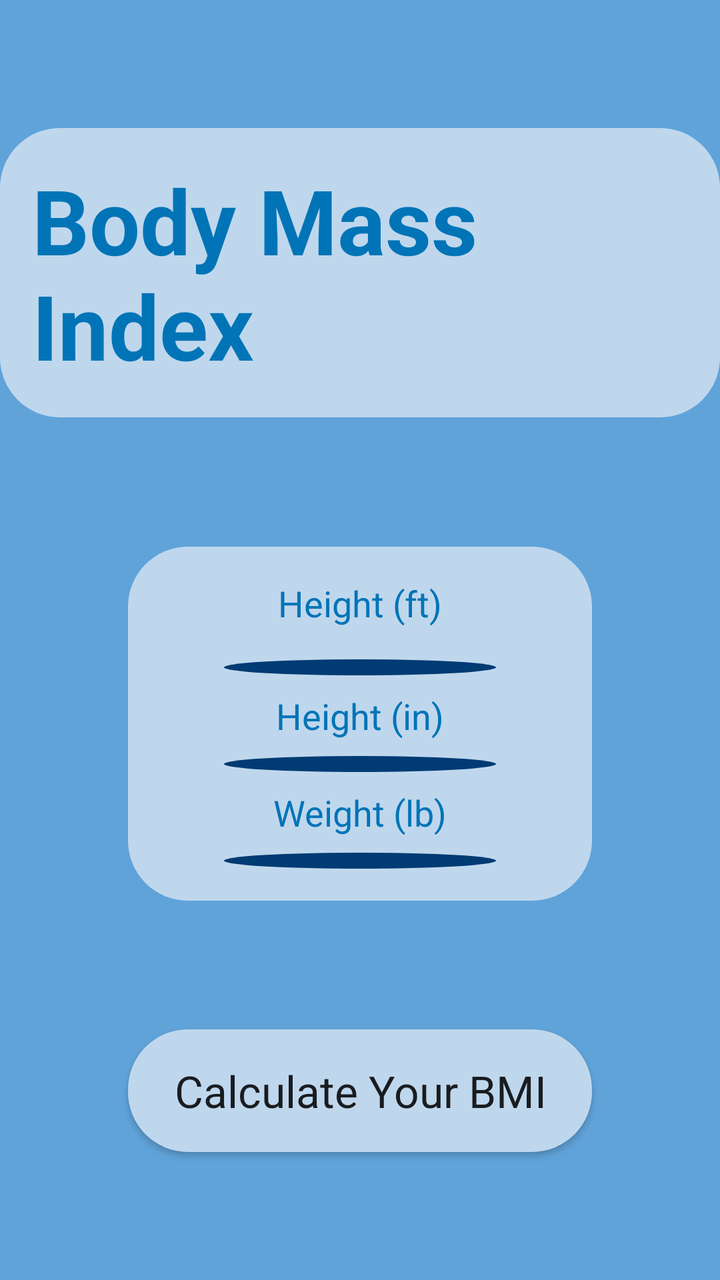
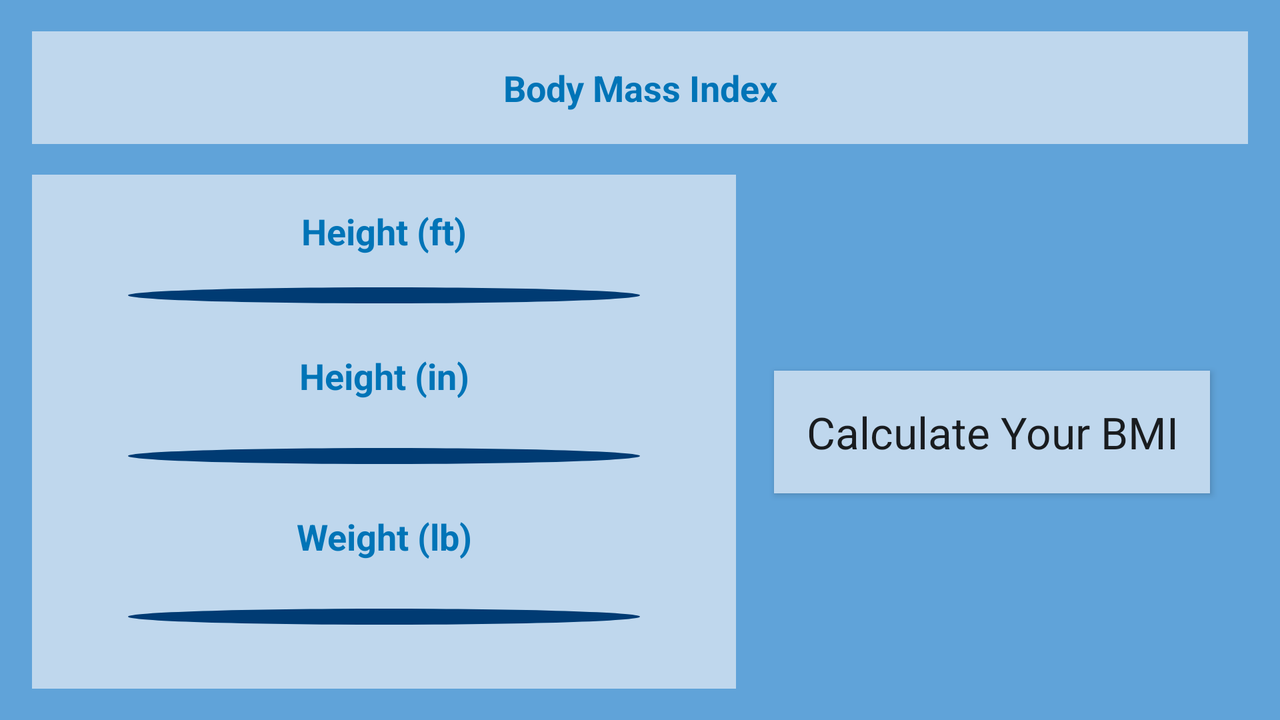

One screen, two layout resources from the same app: the default and the repository's alternative for another configuration. Each is rendered where Android would select it; the XML of both is given below.
<!-- AndroidManifest.xml: application theme AppTheme -->
<!-- res/layout/activity_imperial.xml -->
<?xml version="1.0" encoding="utf-8"?>
<androidx.constraintlayout.widget.ConstraintLayout xmlns:android="http://schemas.android.com/apk/res/android"
    xmlns:app="http://schemas.android.com/apk/res-auto"
    xmlns:tools="http://schemas.android.com/tools"
    android:layout_width="match_parent"
    android:layout_height="match_parent"
    android:background="#60A3D9"
    android:orientation="vertical"
    tools:context=".ImperialActivity">

    <Button
        android:id="@+id/calculate_button"
        android:layout_width="match_parent"
        android:layout_height="wrap_content"
        android:layout_marginLeft="64dp"
        android:layout_marginRight="64dp"
        android:layout_marginBottom="64dp"
        android:background="@drawable/rounded_background"
        android:onClick="calculateClicked"

        android:padding="16dp"
        android:text="@string/calculate_your_bmi"
        android:textAppearance="@style/TextAppearance.AppCompat.Large"
        app:layout_constraintBottom_toBottomOf="parent"
        app:layout_constraintLeft_toLeftOf="parent"
        app:layout_constraintRight_toRightOf="parent" />

    <TableLayout
        android:id="@+id/table_layout"
        android:background="@drawable/rounded_background"
        android:layout_width="match_parent"
        android:layout_height="wrap_content"
        android:layout_marginLeft="64dp"
        android:layout_marginRight="64dp"

        android:paddingTop="16dp"
        android:paddingBottom="16dp"
        android:paddingRight="32dp"
        android:paddingLeft="32dp"
        android:stretchColumns="*"

        app:layout_constraintBottom_toTopOf="@id/calculate_button"
        app:layout_constraintLeft_toLeftOf="parent"
        app:layout_constraintRight_toRightOf="parent"
        app:layout_constraintTop_toBottomOf="@id/bmi_logo">

        <TableRow>
            <TextView
                android:id="@+id/height_feet"
                android:paddingBottom="8dp"
                android:text="@string/feet"
                android:textAlignment="center"
                android:textAppearance="@style/TextAppearance.AppCompat.Medium"
                android:textColor="@color/royal_blue" />
        </TableRow>

        <TableRow>
            <SeekBar
                android:id="@+id/height_feet_seekBar"
                android:layout_marginTop="8dp"
                android:max="10"
                android:progressDrawable="@drawable/seek_bar"
                android:thumb="@drawable/seek_bar_thumb" />
        </TableRow>

        <TableRow>
            <TextView
                android:id="@+id/height_inches"
                android:paddingTop="8dp"
                android:text="@string/inches"
                android:textAlignment="center"
                android:textAppearance="@style/TextAppearance.AppCompat.Medium"
                android:textColor="@color/royal_blue" />
        </TableRow>

        <TableRow>
            <SeekBar
                android:id="@+id/height_inches_seekBar"
                android:layout_marginTop="8dp"
                android:max="12"
                android:progressDrawable="@drawable/seek_bar"
                android:thumb="@drawable/seek_bar_thumb" />
        </TableRow>

        <TableRow>
            <TextView
                android:id="@+id/weight_imperial"
                android:paddingTop="8dp"
                android:text="@string/weight_lb"
                android:textAlignment="center"
                android:textAppearance="@style/TextAppearance.AppCompat.Medium"
                android:textColor="@color/royal_blue" />
        </TableRow>

        <TableRow>
            <SeekBar
                android:id="@+id/weight_imperial_seekBar"
                android:layout_marginTop="8dp"
                android:max="12"
                android:progressDrawable="@drawable/seek_bar"
                android:thumb="@drawable/seek_bar_thumb" />
        </TableRow>

    </TableLayout>

    <TextView
        android:id="@+id/bmi_logo"
        android:layout_width="wrap_content"
        android:layout_height="wrap_content"
        android:layout_marginTop="64dp"
        android:background="@drawable/rounded_background"
        android:padding="16dp"

        android:text="@string/bmi_logo"
        android:textAppearance="@style/TextAppearance.AppCompat.Display2"
        android:textColor="@color/royal_blue"
        android:textStyle="bold"

        app:layout_constraintLeft_toLeftOf="parent"
        app:layout_constraintRight_toRightOf="parent"
        app:layout_constraintTop_toTopOf="parent" />

</androidx.constraintlayout.widget.ConstraintLayout>
<!-- resources referenced by this layout -->
<resources>
  <color name="royal_blue">#0074B7</color>
  <!-- drawable rounded_background (drawable) -->
  <?xml version="1.0" encoding="utf-8"?>
  <shape xmlns:android="http://schemas.android.com/apk/res/android"
      android:shape="rectangle">
      <solid android:color="@color/baby_blue"/>
      <corners
          android:bottomRightRadius="30dp"
          android:bottomLeftRadius="30dp"
          android:topLeftRadius="30dp"
          android:topRightRadius="30dp"/>
  </shape>
  <!-- drawable seek_bar (drawable) -->
  <?xml version="1.0" encoding="utf-8"?>
  <shape xmlns:android="http://schemas.android.com/apk/res/android"
      android:shape="oval">
      <solid android:color="@color/seek_bar_progress"/>
      <size
          android:height="@dimen/seek_bar_thumb_size"
          android:width="@dimen/seek_bar_thumb_size"
          />
  </shape>
  <!-- drawable seek_bar_thumb (drawable) -->
  <?xml version="1.0" encoding="utf-8"?>
  <shape xmlns:android="http://schemas.android.com/apk/res/android"
  android:shape="oval">
  <solid android:color="@color/seek_bar_progress"/>
  <size
      android:height="@dimen/seek_bar_thumb_size"
      android:width="@dimen/seek_bar_thumb_size"
      />
  </shape>
  <string name="bmi_logo">Body Mass Index</string>
  <string name="calculate_your_bmi">Calculate Your BMI</string>
  <string name="feet">Height (ft)</string>
  <string name="inches">Height (in)</string>
  <string name="weight_lb">Weight (lb)</string>
  <style name="AppTheme" parent="Theme.AppCompat.Light.DarkActionBar">
          
          <item name="colorPrimary">@color/colorPrimary</item>
          <item name="colorPrimaryDark">@color/colorPrimaryDark</item>
          <item name="colorAccent">@color/colorAccent</item>
      </style>
  <color name="baby_blue">#BFD7ED</color>
  <color name="seek_bar_progress">@color/navy_blue</color>
  <color name="colorPrimary">#6200EE</color>
  <color name="colorPrimaryDark">#3700B3</color>
  <color name="colorAccent">#03DAC5</color>
  <color name="navy_blue">#003B73</color>
</resources>
<!-- res/layout-land/activity_imperial.xml (the repository's variant of the layout above) -->
<!-- drawn on the phone turned sideways -->
<?xml version="1.0" encoding="utf-8"?>
<androidx.constraintlayout.widget.ConstraintLayout xmlns:android="http://schemas.android.com/apk/res/android"
    xmlns:app="http://schemas.android.com/apk/res-auto"
    xmlns:tools="http://schemas.android.com/tools"
    android:layout_width="match_parent"
    android:layout_height="match_parent"
    android:background="#60A3D9"
    android:paddingHorizontal="16dp"
    tools:context=".ImperialActivity">

    <Button
        android:id="@+id/calculate_button"
        android:layout_width="wrap_content"
        android:layout_height="wrap_content"
        android:background="@color/baby_blue"
        android:onClick="calculateClicked"
        android:padding="16dp"
        android:text="@string/calculate_your_bmi"
        android:textAppearance="@style/TextAppearance.AppCompat.Large"
        app:layout_constraintBottom_toBottomOf="parent"
        app:layout_constraintLeft_toRightOf="@id/table_layout"
        app:layout_constraintRight_toRightOf="parent"
        app:layout_constraintTop_toBottomOf="@id/bmi_logo" />


    <TableLayout
        android:id="@+id/table_layout"
        android:layout_width="match_parent"
        android:layout_height="wrap_content"
        android:layout_marginEnd="256dp"
        android:background="@color/baby_blue"
        android:paddingTop="16dp"
        android:paddingBottom="16dp"
        app:layout_constraintBottom_toBottomOf="parent"
        app:layout_constraintLeft_toLeftOf="parent"
        app:layout_constraintRight_toRightOf="parent"
        app:layout_constraintTop_toBottomOf="@id/bmi_logo">

        <TableRow
            android:layout_width="match_parent"
            android:gravity="center">

            <TextView
                android:id="@+id/height_feet"
                android:text="@string/feet"
                android:textAlignment="center"
                android:textAppearance="@style/TextAppearance.AppCompat.Medium"
                android:textColor="@color/royal_blue"
                android:textStyle="bold" />

        </TableRow>

        <TableRow
            android:layout_width="match_parent"
            android:gravity="center"
            android:paddingHorizontal="32dp"
            android:paddingVertical="16dp">

            <SeekBar
                android:id="@+id/height_feet_seekBar"
                android:layout_weight="1"
                android:max="7"
                android:progressDrawable="@drawable/seek_bar"
                android:thumb="@drawable/seek_bar_thumb" />
        </TableRow>

        <TableRow
            android:layout_width="match_parent"
            android:gravity="center">

            <TextView
                android:id="@+id/height_inches"
                android:padding="8dp"
                android:text="@string/inches"
                android:textAlignment="center"
                android:textAppearance="@style/TextAppearance.AppCompat.Medium"
                android:textColor="@color/royal_blue"
                android:textStyle="bold" />

        </TableRow>

        <TableRow
            android:layout_width="match_parent"
            android:gravity="center"
            android:paddingHorizontal="32dp"
            android:paddingVertical="16dp">

            <SeekBar
                android:id="@+id/height_inches_seekBar"
                android:max="12"
                android:layout_weight="1"
                android:progressDrawable="@drawable/seek_bar"
                android:thumb="@drawable/seek_bar_thumb" />

        </TableRow>

        <TableRow
            android:layout_width="match_parent"
            android:gravity="center">

            <TextView
                android:id="@+id/weight_imperial"
                android:padding="8dp"
                android:text="@string/weight_lb"
                android:textAlignment="center"
                android:textAppearance="@style/TextAppearance.AppCompat.Medium"
                android:textColor="@color/royal_blue"
                android:textStyle="bold" />
        </TableRow>

        <TableRow
            android:layout_width="match_parent"
            android:gravity="center"
            android:paddingHorizontal="32dp"
            android:paddingVertical="16dp">

            <SeekBar
                android:id="@+id/weight_imperial_seekBar"
                android:max="441"
                android:layout_weight="1"
                android:progressDrawable="@drawable/seek_bar"
                android:thumb="@drawable/seek_bar_thumb" />
        </TableRow>

    </TableLayout>

    <TextView
        android:id="@+id/bmi_logo"
        android:layout_width="match_parent"
        android:layout_height="wrap_content"
        android:background="@color/baby_blue"
        android:gravity="center"
        android:padding="16dp"
        android:text="@string/bmi_logo"
        android:textAlignment="center"
        android:textAppearance="@style/TextAppearance.AppCompat.Display1"
        android:textColor="@color/royal_blue"
        android:textStyle="bold"
        app:layout_constraintBottom_toTopOf="@id/table_layout"
        app:layout_constraintLeft_toLeftOf="parent"
        app:layout_constraintRight_toRightOf="parent"
        app:layout_constraintTop_toTopOf="parent" />


</androidx.constraintlayout.widget.ConstraintLayout>
<!-- resources referenced by the variant -->
<!-- as the phone turned sideways resolves them -->
<resources>
  <color name="baby_blue">#BFD7ED</color>
  <color name="royal_blue">#0074B7</color>
  <!-- drawable seek_bar (drawable) -->
  <?xml version="1.0" encoding="utf-8"?>
  <shape xmlns:android="http://schemas.android.com/apk/res/android"
      android:shape="oval">
      <solid android:color="@color/seek_bar_progress"/>
      <size
          android:height="@dimen/seek_bar_thumb_size"
          android:width="@dimen/seek_bar_thumb_size"
          />
  </shape>
  <!-- drawable seek_bar_thumb (drawable) -->
  <?xml version="1.0" encoding="utf-8"?>
  <shape xmlns:android="http://schemas.android.com/apk/res/android"
  android:shape="oval">
  <solid android:color="@color/seek_bar_progress"/>
  <size
      android:height="@dimen/seek_bar_thumb_size"
      android:width="@dimen/seek_bar_thumb_size"
      />
  </shape>
  <string name="bmi_logo">Body Mass Index</string>
  <string name="calculate_your_bmi">Calculate Your BMI</string>
  <string name="feet">Height (ft)</string>
  <string name="inches">Height (in)</string>
  <string name="weight_lb">Weight (lb)</string>
  <style name="TextAppearance.AppCompat.Display1">
          <item name="android:textSize">18sp</item>
      </style>
  <style name="AppTheme" parent="Theme.AppCompat.Light.DarkActionBar">
          
          <item name="colorPrimary">@color/colorPrimary</item>
          <item name="colorPrimaryDark">@color/colorPrimaryDark</item>
          <item name="colorAccent">@color/colorAccent</item>
      </style>
  <color name="seek_bar_progress">@color/navy_blue</color>
  <color name="colorPrimary">#6200EE</color>
  <color name="colorPrimaryDark">#3700B3</color>
  <color name="colorAccent">#03DAC5</color>
  <color name="navy_blue">#003B73</color>
</resources>
